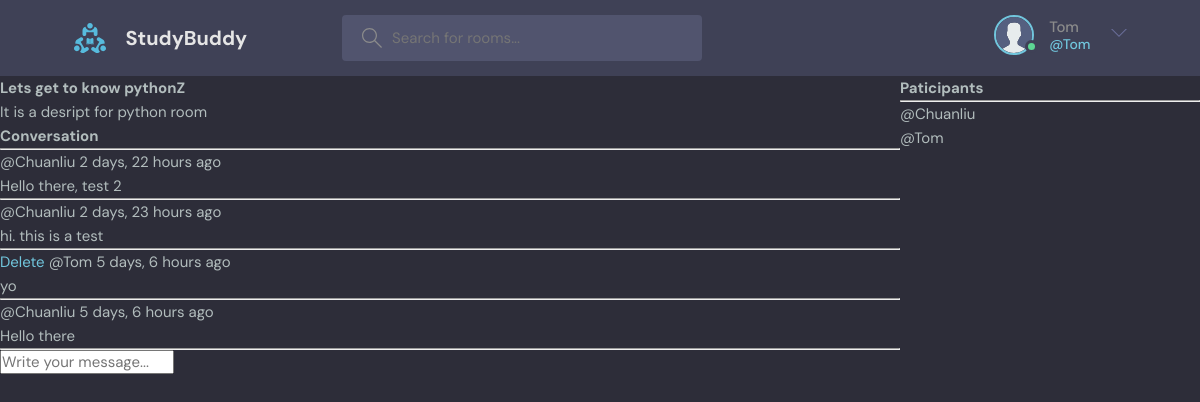
The page /room/4/ (signed in) on the database its author committed.
### base/models.py (models this page shows, shortened)
class Room(models.Model):
    host = models.ForeignKey(User, on_delete=models.SET_NULL, null=True)
    topic = models.ForeignKey(Topic, on_delete=models.SET_NULL, null=True)
    name = models.CharField(max_length=200)
    description = models.TextField(null=True, blank=True)
    participants = models.ManyToManyField(User, related_name='paticapants',blank=True)
    updated = models.DateTimeField(auto_now=True) #auto_now updtae everytime
    created = models.DateTimeField(auto_now_add=True) #auto_now_add only create timestamp first creat
    class Meta:
        ordering = ['-updated','-created']

class Message(models.Model):
    user = models.ForeignKey(User, on_delete=models.CASCADE)
    room = models.ForeignKey(Room, on_delete=models.CASCADE)
    body = models.TextField()
    updated = models.DateTimeField(auto_now=True) #auto_now updtae everytime
    created = models.DateTimeField(auto_now_add=True) #auto_now_add only create timestamp first creat
    class Meta:
         ordering = ['-updated', '-created']

### base/views.py (the view, shortened to what this page needs)
# urls.py: path('room/<str:pk>/', views.room, name="room"),
def room(request, pk):
    room = Room.objects.get(id=pk)
    showMessages = room.message_set.all()
    paticapants = room.participants.all()
    context = {'room': room, 'showMessages':showMessages, 'paticapants':paticapants}
    return render(request, 'base/room.html', context)

### base/templates/base/room.html (shortened to what this page needs)
{% extends 'main.html' %}
{% block content %}
<div class="room-container">
     <div>
     <h1>{{room.name}}Z
     </h1>
     <p> {{room.description}}</p>
     <div class="connment-wrappper">
          <h3>Conversation</h3>
          <hr>
          {% for showMessage in showMessages %}
               <div>
                    {% if request.user == showMessage.user%}
                    <a href="{% url 'delete-message' showMessage.id %}">Delete</a>
                    {% endif %}
                    <small>@{{showMessage.user}}  {{showMessage.created|timesince}} ago</small>
                    <p>{{showMessage.body}}</p>
                    <hr>
               </div>
          {% endfor%}
     </div>
     {% if request.user.is_authenticated %}
     <div>
          <form method="POST" action="">
               <input type="text" name="body" placeholder="Write your message...">
          </form>
     </div>
     </div>
     {% endif %}
     <div    div>
          <h3>Paticipants</h3>
          <hr>
          {% for participant in paticapants %}
               <dir>
                    <p>@{{participant.username}}</p>
               </dir>
          {% endfor %}
     </div>
</div>
{% endblock content %}

### templates/navbar.html (shortened to what this page needs)
{% load static %}
<header class="header header--loggedIn">
    <div class="container">
      <a href="{% url 'home' %}" class="header__logo">
        <img src="{% static 'images/logo.svg' %}" />
        <h1>StudyBuddy</h1>
      </a>
      <form class="header__search" method="GET" action="{% url 'home' %}">
        <label>
          <input  name = "q" placeholder="Search for rooms..." />
        </label>
      </form>
      <nav class="header__menu">
        {% if request.user.is_authenticated %}
        <div class="header__user">
          <a href="{% url 'user-profile' pk=request.user.id %}"">
            <div class="avatar avatar--medium active">
              <img src="{% static 'images/avatar.svg' %}" />
            </div>
            <p>{{request.user.username}} <span>@{{request.user}}</span></p>
          </a>
          <button class="dropdown-button">
            <svg version="1.1" xmlns="http://www.w3.org/2000/svg" width="32" height="32" viewBox="0 0 32 32">
              <title>chevron-down</title>
              <path d="M16 21l-13-13h-3l16 16 16-16h-3l-13 13z"></path>
            </svg>
          </button>
        </div>
        {% else %}
        <a href="{% url 'login' %}">
          <img src="{% static 'images/avatar.svg' %}" />
          <p>Login</p>
        </a>
        {% endif %}
      </nav>
    </div>
  </header>

### static/styles/style.css (style rules this page uses)
:root { --color-main: #71c6dd; --color-main-light: #e1f6fb; --color-dark: #3f4156; --color-dark-medium: #51546e; --color-dark-light: #696d97; --color-light: #e5e5e5; --color-gray: #8b8b8b; --color-light-gray: #b2bdbd; --color-bg: #2d2d39; --color-success: #5dd693; --color-error: #fc4b0b; }
* { font-family: "DM Sans", -apple-system, BlinkMacSystemFont, "Segoe UI", Roboto, Oxygen, Ubuntu, Cantarell, "Open Sans", "Helvetica Neue", sans-serif; margin: 0; padding: 0; box-sizing: border-box; text-rendering: optimizeLegibility; font-size: inherit; }
html { font-size: 56.25%; }
@media only screen and (min-width: 1200px) { html { font-size: 62.5%; } }
body { line-height: 1.6; font-weight: 400; font-size: 1.5rem; color: var(--color-light-gray); background-color: var(--color-bg); min-height: 100vh; }
img { width: 100%; }
a { display: inline-block; color: var(--color-main); text-decoration: none; }
.container { max-width: 120rem; width: 90%; margin: auto; }
.avatar { position: relative; display: inline-block; border-radius: 50%; border: 2px solid var(--color-main); }
.avatar img { display: block; border-radius: 50%; object-fit: cover; object-position: center; }
.avatar::after { content: ""; display: block; position: absolute; background-color: var(--color-gray); z-index: 111; border-radius: 50%; border: 0.3rem solid var(--color-dark); }
.avatar.active::after { background-color: var(--color-success); }
.avatar.avatar--medium img { width: 3.6rem; height: 3.6rem; border-radius: 50%; }
.avatar.avatar--medium:after { width: 0.7rem; height: 0.7rem; bottom: 0px; right: -6px; }
.header { padding: 1.5rem; background-color: var(--color-dark); }
.header > .container { display: flex; gap: 9.5rem; }
.header__logo, .header__user { display: flex; gap: 2rem; align-items: center; }
.header__logo > img { height: 3.2rem; width: 3.2rem; }
.header__logo > h1 { font-weight: 700; font-size: 2rem; color: var(--color-light); }
.header__search > label { background-color: var(--color-dark-medium); padding: 1.3rem 1rem; display: flex; align-items: center; gap: 1rem; border-radius: 4px; }
.header__search svg { fill: var(--color-gray); width: 2rem; height: 2rem; margin-left: 1rem; }
.header__search input { width: 30rem; background: transparent; border: none; outline: none; color: var(--color-light); }
.header__menu { margin-left: auto; position: relative; }
.header__menu a { display: flex; gap: 1.5rem; align-items: center; font-weight: 500; text-decoration: none; color: var(--color-gray); }
.header__menu img { height: 3.6rem; }
.header__menu p { line-height: 1.2; }
.header__menu span { color: var(--color-main); font-weight: 500; font-size: 1.4rem; display: block; }
.header__menu svg { width: 1.6rem; height: 1.6rem; fill: var(--color-dark-light); }
.dropdown-button { background: transparent; border: 0; outline: 0; cursor: pointer; }

### base/templates/base/room.html (style rules this page uses)
.room-container { display: grid; grid-template-columns: 3fr 1fr; }

### rows shown on the page
Room: name "Lets get to know python", description "It is a desript for python room"
Message: user "Chuanliu", created "2 days, 22 hours", body "Hello there, test 2"
Message: user "Chuanliu", created "2 days, 23 hours", body "hi. this is a test"
Message: shows "Delete", user "Tom", created "5 days, 6 hours", body "yo"
Message: user "Chuanliu", created "5 days, 6 hours", body "Hello there"

### other values the page prints
{{ request.user.username }} "Tom"
{{ request.user }} "Tom"
{{ participant.username }} "Chuanliu"
{{ participant.username }} "Tom"
